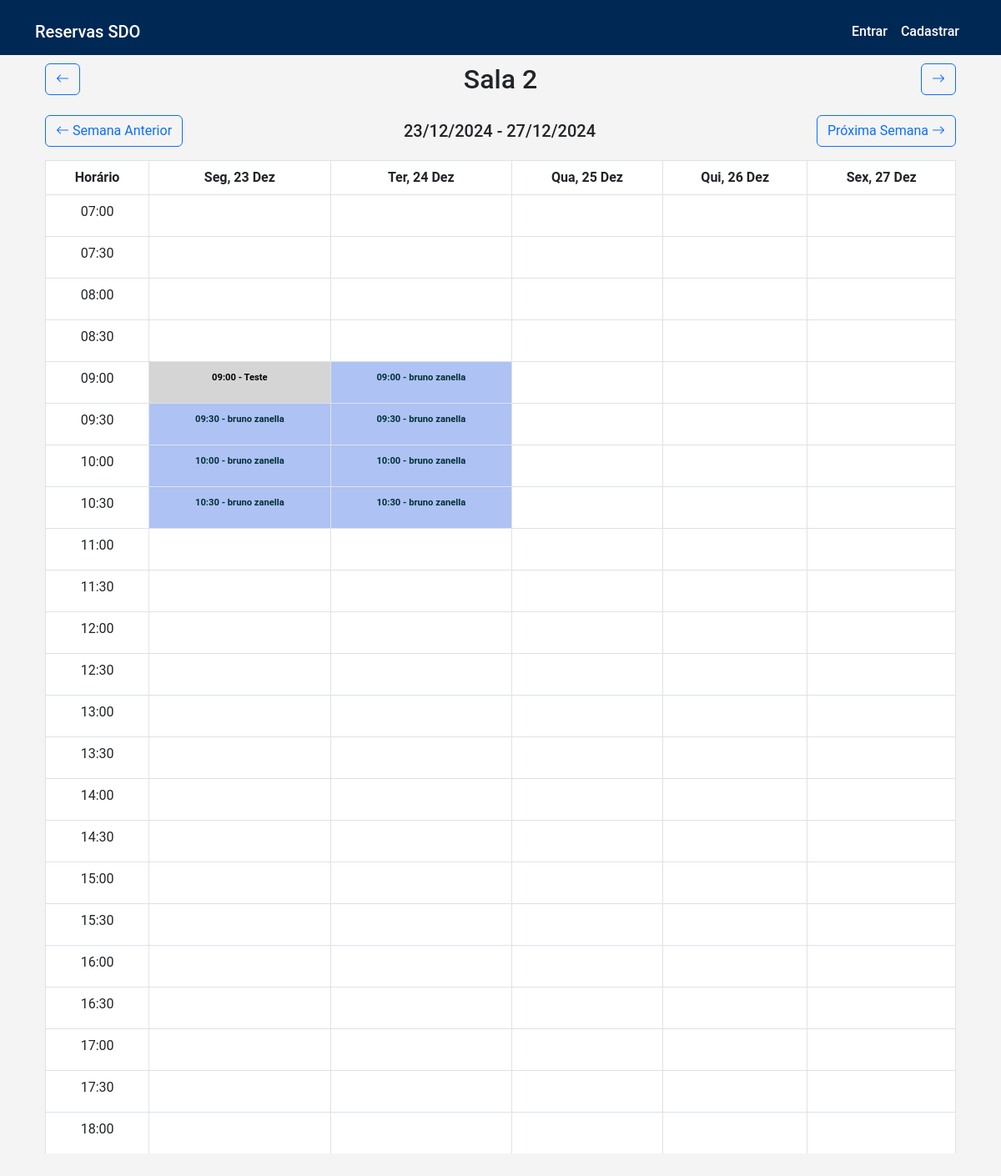
The page /sala/2/calendario/ on the database its author committed.
### salas/models.py (models this page shows, shortened)
class Sala(models.Model):
    nome = models.CharField(max_length=100)
    imagem = models.ImageField(upload_to='salas/', default='salas/logo.png')  # Definindo imagem padrão
    tamanho = models.CharField(max_length=50)
    capacidade = models.IntegerField()

### reservas/models.py (models this page shows, shortened)
class Reserva(models.Model):
    usuario = models.ForeignKey(settings.AUTH_USER_MODEL, on_delete=models.CASCADE, null=True, blank=True)
    nome_nao_registrado = models.CharField(max_length=100, null=True, blank=True)
    empresa_nao_registrado = models.CharField(max_length=100, null=True, blank=True)
    sala = models.ForeignKey(Sala, on_delete=models.CASCADE)
    data = models.DateField()
    hora_inicio = models.TimeField()
    hora_fim = models.TimeField()
    criado_em = models.DateTimeField(auto_now_add=True)
    class Meta:
        ordering = ['data', 'hora_inicio']
    def display_usuario(self):
        """Retorna o nome do usuário ou o nome não registrado."""
        if self.usuario:
            return self.usuario.nome
        return self.nome_nao_registrado
    display_usuario.short_description = 'Usuário'

### usuarios/models.py (models this page shows, shortened)
class Usuario(AbstractUser):
    nome = models.CharField(max_length=100)
    sobrenome = models.CharField(max_length=100)
    email = models.EmailField(unique=True)
    telefone = models.CharField(max_length=20)
    empresa = models.CharField(max_length=100)

### salas/views.py (the view)
# urls.py: path('sala/<int:sala_id>/calendario/', views.calendario_sala, name='calendario_sala'),
def calendario_sala(request, sala_id):
    sala = get_object_or_404(Sala, id=sala_id)
    data_param = request.GET.get('data')
    if data_param:
        hoje = datetime.strptime(data_param, '%Y-%m-%d').date()
    else:
        hoje = timezone.now().astimezone(SAO_PAULO_TZ).date()  # Usa ZoneInfo
    hora_atual = timezone.now().astimezone(SAO_PAULO_TZ).time()  # Usa ZoneInfo
    dias_semana = []
    horarios = []
    while hoje.weekday() != 0:
        hoje -= timedelta(days=1)
    for i in range(5):
        dias_semana.append(hoje + timedelta(days=i))
    hora_atual_dt = time(7, 0)  # Usando time() em vez de datetime.strptime
    hora_fim_dt = time(18, 0)
    while hora_atual_dt <= hora_fim_dt:
        horarios.append(hora_atual_dt)
        dt = datetime.combine(date.today(), hora_atual_dt) + timedelta(minutes=30)
        hora_atual_dt = dt.time()
    reservas = Reserva.objects.filter(
        sala=sala,
        data__range=[dias_semana[0], dias_semana[-1]]
    ).select_related('usuario')
    reservas_dict = {}
    for dia in dias_semana:
        reservas_dict[dia] = {}
        dia_reservas = reservas.filter(data=dia)
        for reserva in dia_reservas:
            inicio_intervalo = datetime.combine(date.today(), time(reserva.hora_inicio.hour, (reserva.hora_inicio.minute // 30) * 30))
            fim_minuto = ((reserva.hora_fim.minute + 29) // 30) * 30
            fim_hora = reserva.hora_fim.hour + (fim_minuto // 60)  # Ajusta para a próxima hora se ultrapassar 59 minutos
            fim_minuto = fim_minuto % 60  # Garante que os minutos fiquem no intervalo de 0 a 59
            fim_intervalo = datetime.combine(date.today(), time(fim_hora, fim_minuto))
            hora_atual = inicio_intervalo.time()
            while hora_atual < fim_intervalo.time():
                inicio_reserva = max(reserva.hora_inicio, hora_atual)
                fim_reserva = min(reserva.hora_fim, (datetime.combine(date.today(), hora_atual) + timedelta(minutes=30)).time())
                duracao_reserva = (datetime.combine(date.today(), fim_reserva) - datetime.combine(date.today(), inicio_reserva)).seconds // 60
                reservas_dict[dia][hora_atual] = {
                    'usuario': reserva.usuario if reserva.usuario else None,
                    'nome_nao_registrado': reserva.nome_nao_registrado,
                    'empresa_nao_registrado': reserva.empresa_nao_registrado,
                    'inicio_reserva': inicio_reserva,
                    'fim_reserva': fim_reserva,
                    'duracao_minutos': duracao_reserva,
                }
                hora_atual = (datetime.combine(date.today(), hora_atual) + timedelta(minutes=30)).time()
    salas = list(Sala.objects.order_by('id'))
    sala_idx = salas.index(sala)
    sala_anterior = salas[sala_idx - 1] if sala_idx > 0 else None
    sala_proxima = salas[sala_idx + 1] if sala_idx < len(salas) - 1 else None
    context = {
        'sala': sala,
        'sala_anterior': sala_anterior,
        'sala_proxima': sala_proxima,
        'dias_semana': dias_semana,
        'horarios': horarios,
        'hora_atual': hora_atual,
        'reservas': reservas_dict,
        'data_atual': hoje.strftime('%Y-%m-%d'),
    }
    return render(request, 'calendario.html', context)

### salas/templatetags/salas_tags.py (called while the page is built)
@register.filter
def get_reserva(reservas, chave):
    if isinstance(chave, date):
        return reservas.get(chave, {})
    if isinstance(chave, time):
        return reservas.get(chave)
    return None

@register.filter
def get_user_color(user_id):
    hue = (user_id * 0.618033988749895) % 1  # Proporção áurea
    saturation = 0.4  # Saturação mais suave
    value = 0.95  # Valor alto para cores mais claras
    rgb = colorsys.hsv_to_rgb(hue, saturation, value)
    return f'rgba({int(rgb[0]*255)}, {int(rgb[1]*255)}, {int(rgb[2]*255)}, 0.7)'

@register.filter
def get_text_color(user_id):
    if not isinstance(user_id, int):
        return "#000000"  # Valor padrão para evitar erros
    try:
        base_color = (user_id * 12345) % 16777215  # Gera um valor hexadecimal
        return f"#{base_color:06x}"  # Formata como cor hexadecimal
    except Exception:
        return "#000000"  # Valor padrão em caso de erro

### templates/calendario.html (shortened to what this page needs)
{% extends 'base.html' %}
{% load salas_tags %}
{% block content %}
<div class="container">
    <div class="d-flex justify-content-between align-items-center mb-4">
        <button class="btn btn-outline-primary {% if not sala_anterior %}disabled{% endif %}"
                {% if sala_anterior %}onclick="window.location.href='{% url 'calendario_sala' sala_anterior.id %}?data={{ data_atual }}'"{% endif %}>
            <i class="bi bi-arrow-left"></i>
        </button>
        <h2 class="text-center mb-0">{{ sala.nome }}</h2>
        <button class="btn btn-outline-primary {% if not sala_proxima %}disabled{% endif %}"
                {% if sala_proxima %}onclick="window.location.href='{% url 'calendario_sala' sala_proxima.id %}?data={{ data_atual }}'"{% endif %}>
             <i class="bi bi-arrow-right"></i>
        </button>
    </div>
    <div class="d-flex justify-content-between align-items-center mb-3">
        <button class="btn btn-outline-primary" onclick="carregarSemanaAnterior()">
            <i class="bi bi-arrow-left"></i> Semana Anterior
        </button>
        <h5 id="semana-atual" class="mb-0">
            {{ dias_semana.0|date:"d/m/Y" }} - {{ dias_semana.4|date:"d/m/Y" }}
        </h5>
        <button class="btn btn-outline-primary" onclick="carregarProximaSemana()">
            Próxima Semana <i class="bi bi-arrow-right"></i>
        </button>
    </div>
    <div class="table-responsive">
        <div class="table-wrapper">
            <table class="table table-bordered">
                <thead>
                    <tr>
                        <th class="sticky-column sticky-header">Horário</th>
                        {% for dia in dias_semana %}
                        <th class="sticky-header">{{ dia|date:"D, d M" }}</th>
                        {% endfor %}
                    </tr>
                </thead>
                <tbody>
                    {% for hora in horarios %}
                    <tr>
                        <td class="sticky-column">{{ hora|time:"H:i" }}</td>
                        {% for dia in dias_semana %}
                        <td
                        class="horario-cell position-relative {% if reservas|get_reserva:dia|get_reserva:hora %}reserved{% endif %}"
                        data-dia="{{ dia|date:'Y-m-d' }}"
                        data-hora="{{ hora|time:'H:i' }}"
                        {% with reserva=reservas|get_reserva:dia|get_reserva:hora %}
                        {% if reserva %}
                            {% if reserva.usuario %}
                                style="background-color: {{ reserva.usuario.id|get_user_color }};"
                                data-bs-toggle="tooltip"
                                data-bs-placement="top"
                                title="Reservado por {{ reserva.usuario.first_name }} {{ reserva.usuario.last_name }}"
                            {% else %}
                                style="background-color: rgba(200, 200, 200, 0.7);"
                                data-bs-toggle="tooltip"
                                data-bs-placement="top"
                                title="Reservado por {{ reserva.nome_nao_registrado }} ({{ reserva.empresa_nao_registrado }})"
                            {% endif %}
                        {% else %}
                            style="cursor: pointer;"
                            onclick="verificarDisponibilidade('{{ dia|date:'Y-m-d' }}', '{{ hora|time:'H:i' }}')"
                        {% endif %}
                        {% endwith %}
                    >
                        {% with reserva=reservas|get_reserva:dia|get_reserva:hora %}
                        {% if reserva %}
                            <div class="reserva-info" style="color:
                                {% if reserva.usuario %}{{ reserva.usuario.id|get_text_color }}{% else %}#000000{% endif %};">
                                <small>
                                    {{ hora|time:"H:i" }} -
                                    {% if reserva.usuario %}
                                        {{ reserva.usuario.first_name }} {{ reserva.usuario.last_name }}
                                    {% else %}
                                        {{ reserva.nome_nao_registrado }}
                                    {% endif %}
                                </small>
                            </div>
                        {% endif %}
                        {% endwith %}
                    </td>
                        {% endfor %}
                    </tr>
                    {% endfor %}
                </tbody>
            </table>
        </div>
    </div>
</div>
{% endblock %}

### templates/base.html (style rules this page uses)
body { background-color: #f4f4f4; font-family: 'Roboto', sans-serif; }
.container { margin-top: 10px; }

### templates/calendario.html (style rules this page uses)
.table-wrapper { position: relative; overflow: auto; max-height: 80vh; }
.table { width: 100%; border-collapse: collapse; }
.sticky-column { position: sticky; left: 0; background-color: #f8f9fa; z-index: 2; box-shadow: 2px 0 5px rgba(0, 0, 0, 0.1); }
.sticky-header { position: sticky; top: 0; background-color: #f8f9fa; z-index: 3; box-shadow: 0 2px 5px rgba(0, 0, 0, 0.1); }
.table th, .table td { text-align: center; white-space: nowrap; padding: 8px; }
.table-bordered th, .table-bordered td { border: 1px solid #dee2e6; }
.horario-cell { position: relative; height: 50px; }
.horario-cell.reserved { background-color: #ffe5e5; cursor: not-allowed; }
.reserva-info { font-size: 0.8em; text-align: center; font-weight: bold; color: #333; }

### rows shown on the page
Sala: nome "Sala 2"
Reserva: nome_nao_registrado "Teste"
Usuario: usuario.first_name "bruno" "bruno" "bruno" "bruno" "bruno" "bruno" "bruno", usuario.last_name "zanella" "zanella" "zanella" "zanella" "zanella" "zanella" "zanella"

### other values the page prints
{{ dias_semana.0|date:"d/m/Y" }} "23/12/2024"
{{ dias_semana.4|date:"d/m/Y" }} "27/12/2024"
{{ dia|date:"D, d M" }} "Seg, 23 Dez" "Ter, 24 Dez" "Qua, 25 Dez" "Qui, 26 Dez" "Sex, 27 Dez"
{{ hora|time:"H:i" }} "07:00" "07:30" "08:00" "08:30" "09:00" "09:30" "10:00" "10:30" "11:00" "11:30" "12:00" "12:30" "13:00" "13:30" "14:00" "14:30" "15:00" "15:30" "16:00" "16:30" "17:00" "17:30" "18:00"
{{ hora|time:"H:i" }} "09:00" "09:00" "09:30" "09:30" "10:00" "10:00" "10:30" "10:30"
